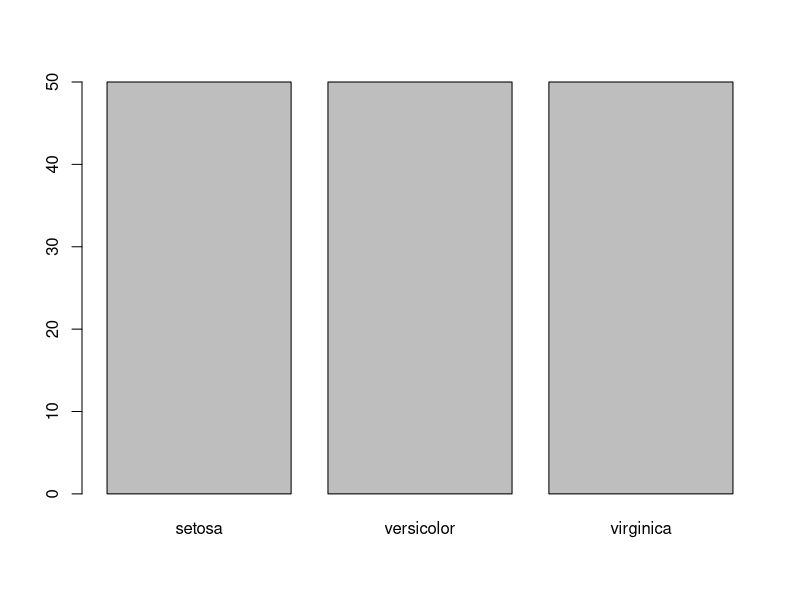
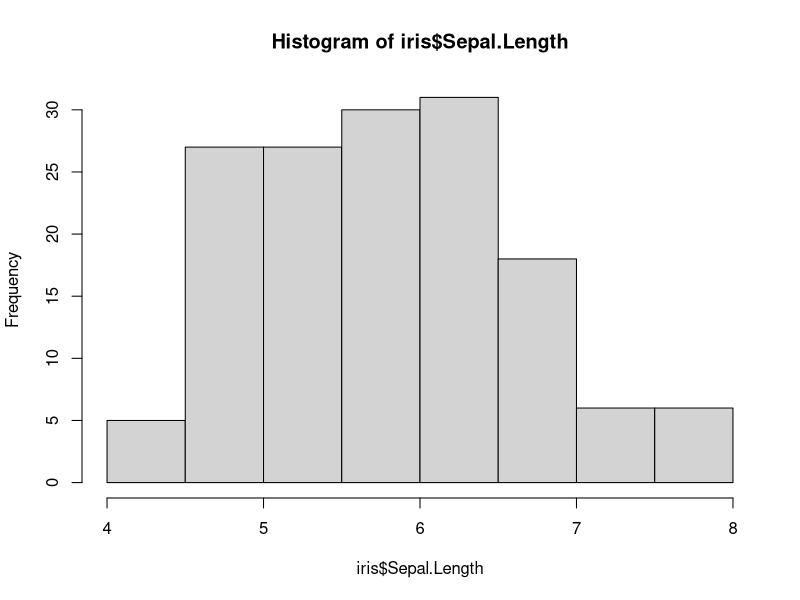
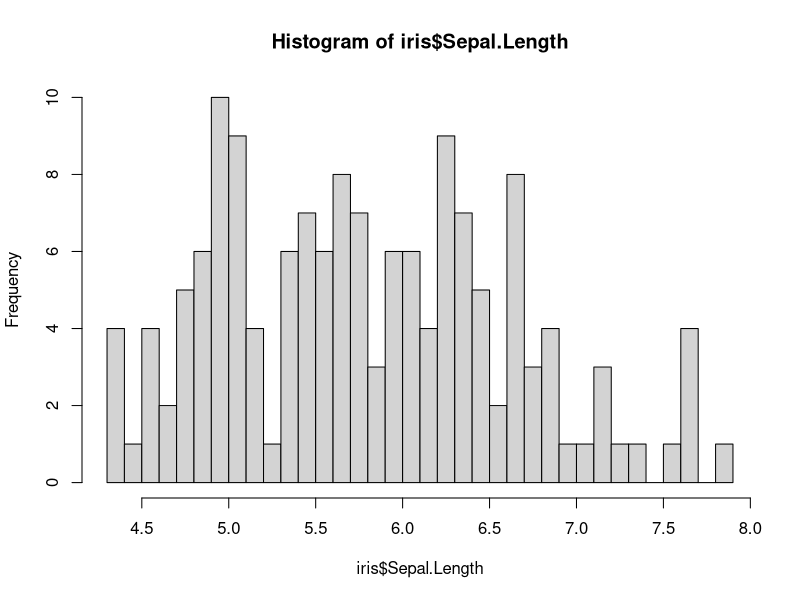
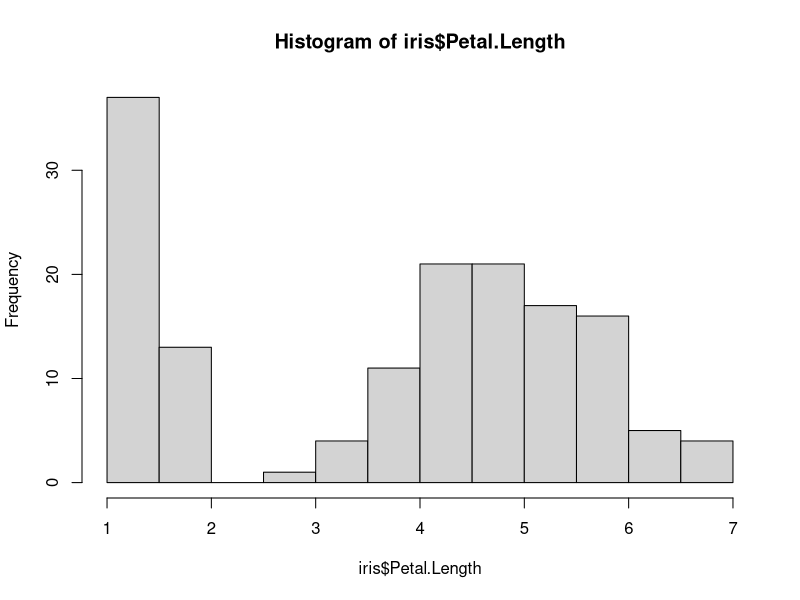
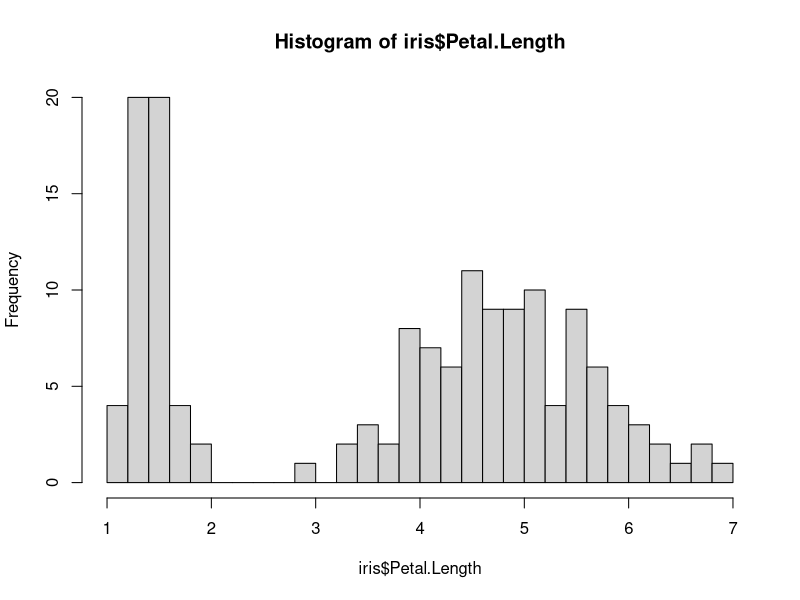
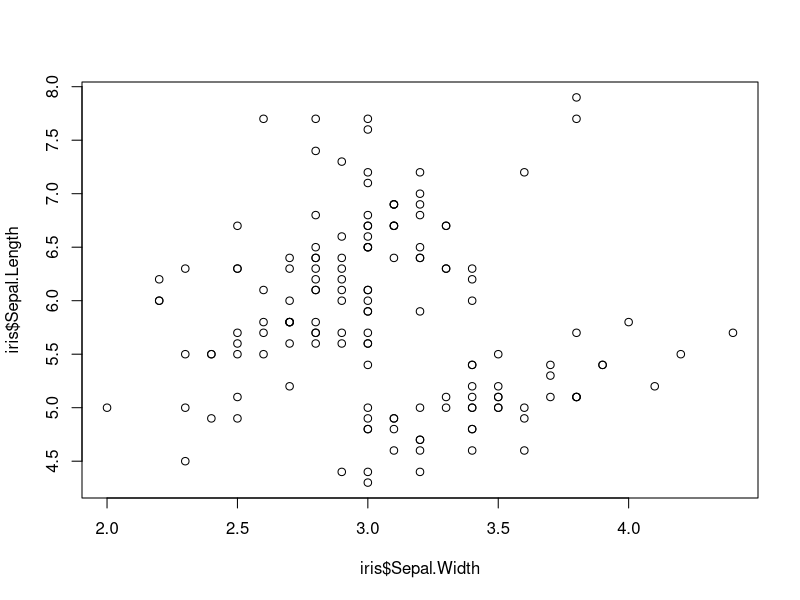
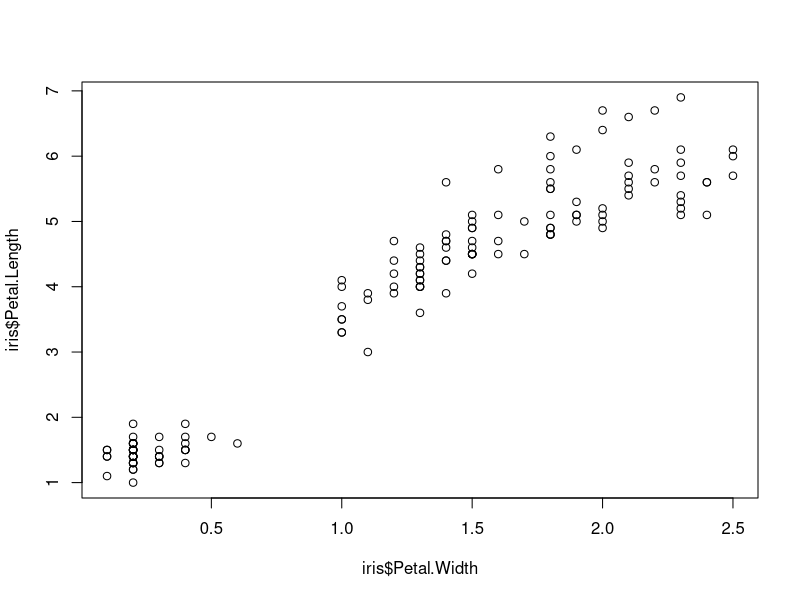
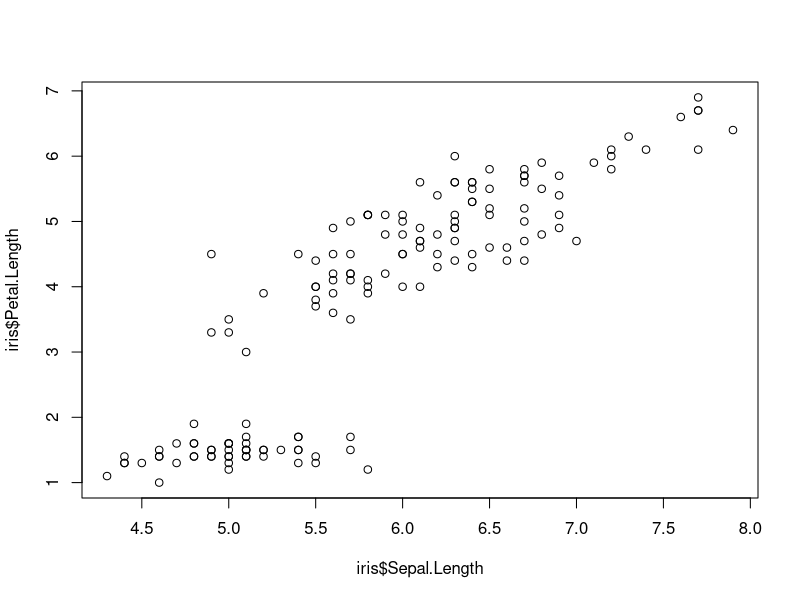

Write the R code that produced these figures, in order.
### R Lab_01_Graphics
### Qin Li 20230919

# have a look at the iris dataset
View(iris)
head(iris) # check the first 6 rows of the data
tail(iris)
nrow(iris)
ncol(iris)
summary(iris)
    
#-----------------------------------------------#
### Plot one variable ###
#-----------------------------------------------#

# 1. Display category frequencies - Barplot
# generate a table data of the count number of each species
sp_count = table(iris$Species)
barplot(sp_count)


# 2. Display frequency distribution for numeric variable - Histogram
hist(iris$Sepal.Length)
hist(iris$Sepal.Length, breaks = 30)
hist(iris$Petal.Length)
hist(iris$Petal.Length, breaks = 30)

#-----------------------------------------------#
### Display association between two variables ###
#-----------------------------------------------#

# 1. Display association between two numerical variables - Scatter plot
plot(iris$Sepal.Length ~ iris$Sepal.Width)
plot(iris$Petal.Length ~ iris$Petal.Width)
plot(iris$Petal.Length ~ iris$Sepal.Length)
plot(Sepal.Length ~ Sepal.Width, data = iris, col = iris$Species)
plot(iris$Petal.Length ~ iris$Petal.Width, col = iris$Species)


# 2. Display association between categorical variables - Grouped bar graph
# generate another categorical variable by dividing Petal.Length into small vs. large groups
iris$Sepal.size = ifelse(iris$Sepal.Width > 3, "large","small")
other_table <- table(iris$Sepal.size, iris$Species)

# grouped barplot
barplot(other_table, col = c("darkblue", "red"), 
        xlab = "Species", ylab = "Frequency",
        legend.text = rownames(other_table),
        args.legend = list(x = "topright"),
        beside = TRUE)

# stacked/mosaic
barplot(other_table, col = c("darkblue", "red"),
        xlab = "Species", ylab = "Frequency",
        legend.text = rownames(other_table),
        args.legend = list(x = "topright"))


# 3. Display association between numerical and categorical variable
# 3.1 Strip graph
stripchart(Petal.Length ~ Species, data = iris)

stripchart(Petal.Length ~ Species, data = iris,
           pch = 1, vertical=TRUE)

stripchart(Petal.Length ~ Species, data = iris,
           pch = 1, vertical=TRUE, method = 'jitter')

stripchart(Sepal.Width ~ Species, data = iris,
           pch = 1, vertical=TRUE, method = 'jitter')

# Calculating the means
means <- sapply(levels(factor(iris$Species)), function(i) mean(iris$Sepal.Width[iris$Species == i]))

stripchart(Sepal.Width ~ Species, data = iris,pch = 1, vertical=TRUE, method = 'jitter')
# add mean values
points(means, col = "red", pch = 2, cex = 1.5, bg = 2, lwd = 2)

# 3.2 boxplot

boxplot(Sepal.Width ~ Species, data = iris)

stripchart(Sepal.Width ~ Species, data = iris,
           add = TRUE,
           pch = 1, vertical=TRUE, method = 'jitter')

# add mean values
# calculating the means
means <- sapply(levels(factor(iris$Species)), function(i) mean(iris$Sepal.Width[iris$Species == i]))

stripchart(Sepal.Width ~ Species, data = iris,pch = 1, vertical=TRUE, method = 'jitter')
points(means, col = "red", pch = 2, cex = 1.5, bg = 2, lwd = 2)


# 3.3 violin plot
# install.packages("vioplot") # install the package first
library("vioplot") # load the package
vioplot(Sepal.Width ~ Species, data = iris)

# 3.4 multiple histograms
hist(iris$Sepal.Width[iris$Species=="setosa"], breaks = 15, col='red', xlim=c(1.5, 4.5))
hist(iris$Sepal.Width[iris$Species=="versicolor"], breaks = 15, col='green', add=TRUE)
hist(iris$Sepal.Width[iris$Species=="virginica"], breaks = 15, col='blue', add=TRUE)

# list three figure on the same page
par(mfrow = c(3,1))
hist(iris$Sepal.Width[iris$Species=="setosa"], breaks = 15, col='red', xlim=c(1.5, 4.5))
hist(iris$Sepal.Width[iris$Species=="versicolor"], breaks = 15, col='green', xlim=c(1.5, 4.5))
hist(iris$Sepal.Width[iris$Species=="virginica"], breaks = 15, col='blue', xlim=c(1.5, 4.5))
